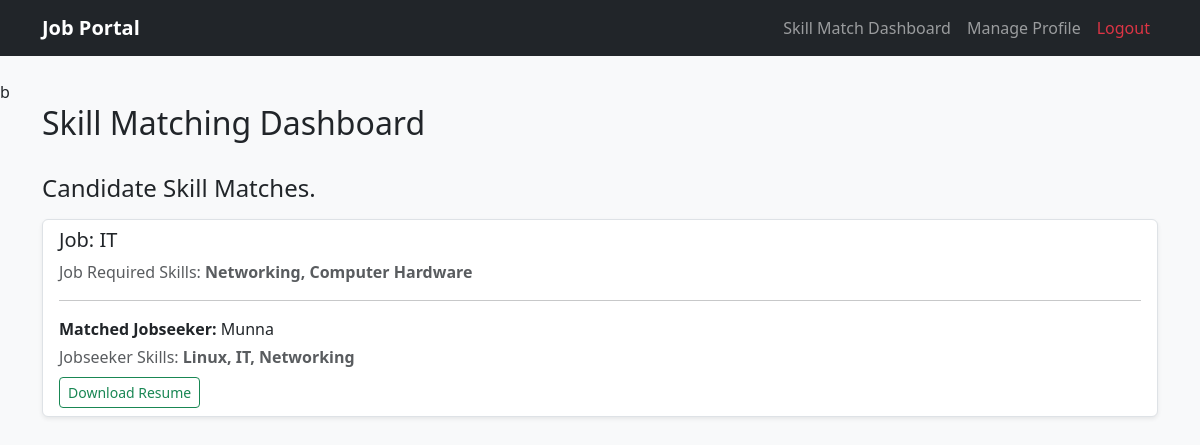
/skill-match/ (signed in), run on an earlier commit of the app's database.
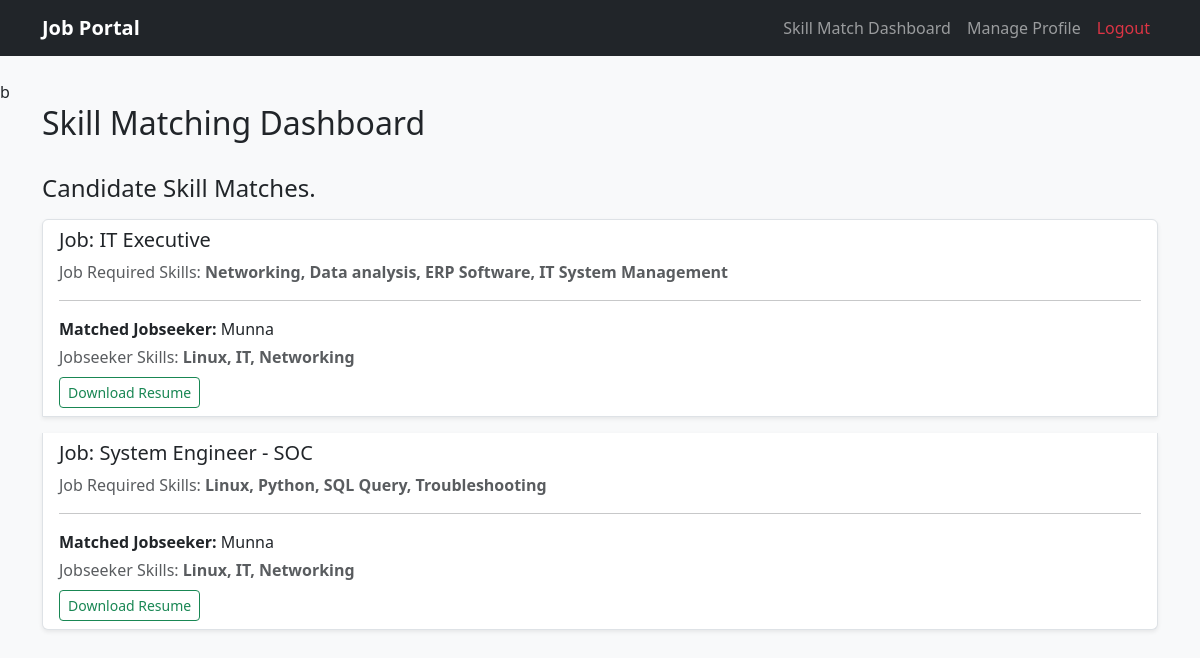
And on a later commit of the database.
### Job_Portal/models.py (models this page shows, shortened)
class Job(models.Model):
    recruiter = models.ForeignKey(User, on_delete=models.CASCADE, related_name='jobs')
    title = models.CharField(max_length=200)
    number_of_openings = models.PositiveIntegerField()
    company_name = models.CharField(max_length=200, blank=True, null=True)
    category = models.CharField(max_length=100)
    job_description = models.TextField()
    skills_set = models.CharField(max_length=255, help_text="Required skills")
    created_at = models.DateTimeField(auto_now_add=True)

class UserProfile(models.Model):
  USER_TYPES = [
      ('jobseeker', 'Jobseeker'),
      ('recruiter', 'Recruiter'),
  ]
  user = models.OneToOneField(User, on_delete=models.CASCADE)
  user_type = models.CharField(max_length=20, choices=USER_TYPES, default='jobseeker')
  display_name = models.CharField(max_length=100, blank=True, null=True)
  profile_picture = models.ImageField(
      upload_to='profiles/', blank=True, null=True
  )
  phone_number = models.CharField(max_length=20, blank=True, null=True)
  location = models.CharField(max_length=100, blank=True, null=True)
  website = models.URLField(blank=True, null=True)
  bio = models.TextField(blank=True, null=True)
  company_info = models.TextField(blank=True, null=True)
  skills_set = models.TextField(blank=True, null=True)
  resume = models.FileField(upload_to='resumes/', blank=True, null=True)

### Job_Portal/views.py (the view)
# urls.py: path('skill-match/', views.skill_match_view, name='skill_match'),
@login_required
def skill_match_view(request):
    profile = request.user.userprofile
    context = {'profile': profile}
    if profile.user_type == 'jobseeker':
        user_skills = [skill.strip().lower() for skill in (profile.skills_set or "").split(',') if skill.strip()]
        matched_jobs = []
        all_jobs = Job.objects.all()
        for job in all_jobs:
            job_req_skills = [skill.strip().lower() for skill in job.skills_set.split(',') if skill.strip()]
            if any(skill in user_skills for skill in job_req_skills):
                matched_jobs.append(job)
        context['matched_jobs'] = matched_jobs
    elif profile.user_type == 'recruiter':
        recruiter_jobs = Job.objects.filter(recruiter=request.user)
        matches = []
        jobseekers = UserProfile.objects.filter(user_type='jobseeker')
        for job in recruiter_jobs:
            job_req_skills = [skill.strip().lower() for skill in job.skills_set.split(',') if skill.strip()]
            for seeker in jobseekers:
                seeker_skills = [skill.strip().lower() for skill in (seeker.skills_set or "").split(',') if skill.strip()]
                if any(skill in seeker_skills for skill in job_req_skills):
                    matches.append({'job': job, 'seeker': seeker})
        context['matches'] = matches
    return render(request, 'skill_match.html', context)

### templates/skill_match.html
{% extends 'base.html' %}
{% block content %}
<div class="row">
    <div class="col-md-12 mb-4">
        <h2>Skill Matching Dashboard</h2>
    </div>
    {% if profile.user_type == 'jobseeker' %}
        <div class="col-md-12">
            <h4>Jobs Matching Your Skills ({{ profile.skills_set }})</h4>
            <div class="list-group mt-3">
                {% for job in matched_jobs %}
                    <div class="list-group-item mb-3 shadow-sm">
                        <h5>{{ job.title }} <span class="badge bg-success float-end">{{ job.category }}</span></h5>
                        <p class="text-muted mb-1">Required Skills: <strong>{{ job.skills_set }}</strong></p>
                        <p>{{ job.job_description }}</p>
                        <a href="{% url 'apply_job' job.id %}" class="btn btn-sm btn-outline-primary">Apply Now</a>
                        <a href="{% url 'job_detail' job.pk %}" class="btn btn-outline-primary btn-sm">View Details</a>
                    </div>
                {% empty %}
                    <div class="alert alert-info">No direct skill matches. <a href="{% url 'profile_manage' %}">Profile Manager</a>!</div>
                {% endfor %}
            </div>
        </div>
    {% else %}
        <div class="col-md-12">
            <h4>Candidate Skill Matches.</h4>
            <div class="list-group mt-3">
                {% for match in matches %}
                    <div class="list-group-item mb-3 shadow-sm">
                        <h5>Job: {{ match.job.title }}</h5>
                        <p class="text-muted mb-1">Job Required Skills: <strong>{{ match.job.skills_set }}</strong></p>
                        <hr>
                        <p class="mb-1"><strong>Matched Jobseeker:</strong> {{ match.seeker.display_name }}</p>
                        <p class="text-muted mb-2">Jobseeker Skills: <strong>{{ match.seeker.skills_set }}</strong></p>
                        {% if match.seeker.resume %}
                            <a href="{{ match.seeker.resume.url }}" class="btn btn-sm btn-outline-success" target="_blank">Download Resume</a>
                        {% else %}
                            <span class="text-danger small">No resume uploaded</span>
                        {% endif %}
                    </div>
                {% empty %}
                    <div class="alert alert-info">No candidate skill matches.</div>
                {% endfor %}
            </div>
        </div>
    {% endif %}
</div>
{% endblock %}

### templates/base.html (shortened to what this page needs)
<!DOCTYPE html>
<html lang="en">
<head>
    <link href="https://cdn.jsdelivr.net/npm/bootstrap@5.3.0/dist/css/bootstrap.min.css" rel="stylesheet">
</head>
<body class="bg-light">
    <nav class="navbar navbar-expand-lg navbar-dark bg-dark mb-4">
        <div class="container">
            <a class="navbar-brand fw-bold" href="{% url 'dashboard' %}">Job Portal</a>
            {% if request.user.is_authenticated %}
                <ul class="navbar-nav ms-auto align-items-center">
                    <li class="nav-item"><a class="nav-link" href="{% url 'skill_match' %}">Skill Match Dashboard</a></li>
                    <li class="nav-item"><a class="nav-link" href="{% url 'profile_manage' %}">Manage Profile</a></li>
                    <li class="nav-item"><a class="nav-link text-danger" href="{% url 'logout' %}">Logout</a></li>
                </ul>
            {% endif %}
        </div>
    </nav>b
    <div class="container">
        {% block content %}{% endblock %}
    </div>
</body>
</html>

What changed in the data, as far as the page shows it:
removed Job: job "IT", job.skills_set "Networking, Computer Hardware", seeker.display_name "Munna", seeker.skills_set "Linux, IT, Networking"
added Job: job "IT Executive", job.skills_set "Networking, Data analysis, ERP Software, IT System Management", seeker.display_name "Munna", seeker.skills_set "Linux, IT, Networking"
added Job: job "System Engineer - SOC", job.skills_set "Linux, Python, SQL Query, Troubleshooting", seeker.display_name "Munna", seeker.skills_set "Linux, IT, Networking"
